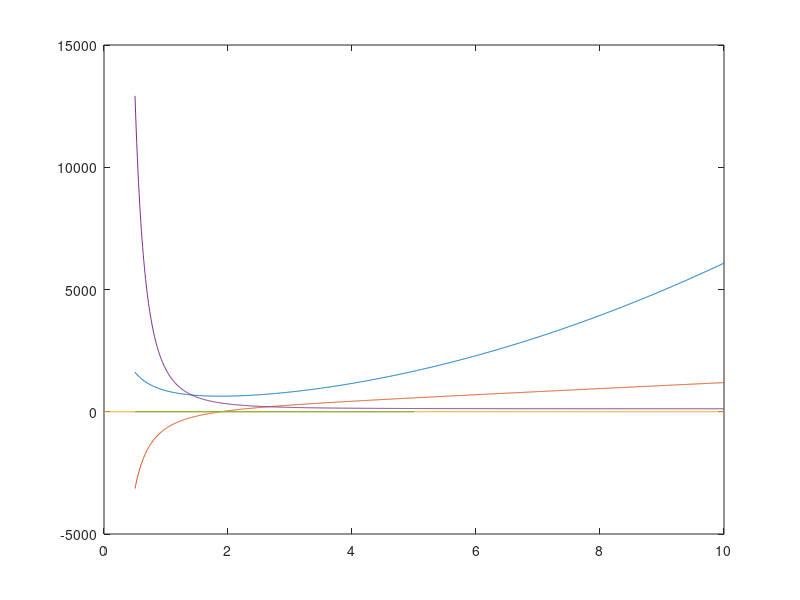
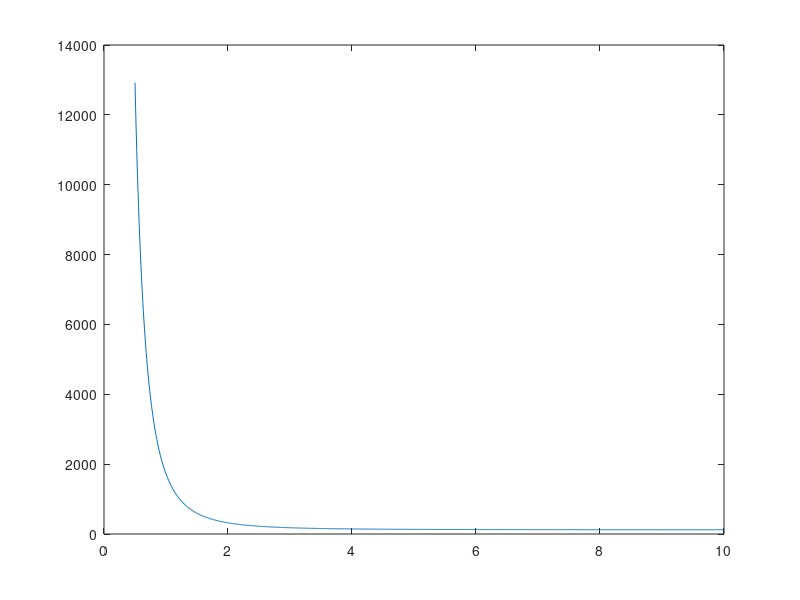

The MATLAB script that drew these images, in order: (Note: this script raises an error after producing the figures.)
w = linspace(0.5,10,1000);
C = 60*w.^2+800./w;
Cp = 120*w-800./(w.^2);
Cpp = 120+1600./(w.^3);
plot(w,C)
hold on;
plot(w,Cp)
hold on;
plot([0 10],[0,0])
hold on;
plot(w,Cpp)
hold on;
plot([0.5,5],[0,0]);
figure
plot(w,Cpp);
plot()
